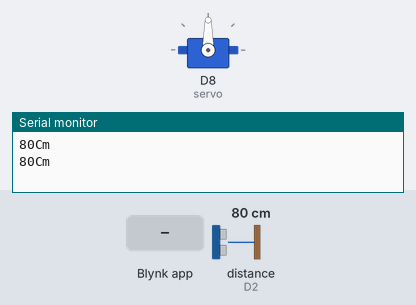
A sketch run on a simulated ESP8266 (NodeMCU). On the bench: servo, the last lines printed to the serial monitor. Wiring (inferred from the names in the program): ultrasonic range finder: trigger D1; echo D2. The inputs (shaded band) are chosen by the test bench; at power-on: distance to the obstacle (sensor on D2) 80 cm. The echo pulse lasts 58.3 µs per cm; WiFi joins after 1.5 s; servers stay silent unless stated.

Above: at 3.0 s.
3.1 s: Blynk app writes 1 to V2
At 5.0 s:
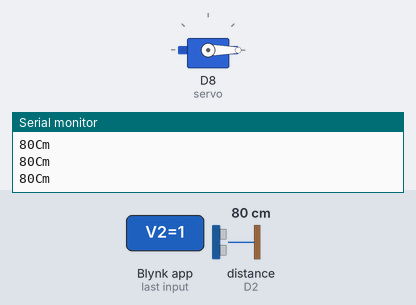
Timing chart, 0 to 6.5 s (numbered marks = the images above; inputs shaded):
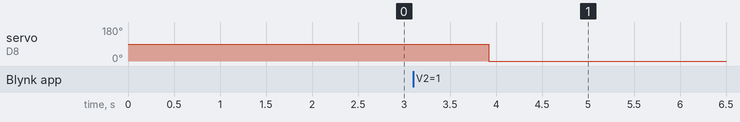

The sketch:

Pakan-Ikan-Otomatis.ino
```cpp
#define BLYNK_PRINT Serial
#include <ESP8266WiFi.h>
#include <BlynkSimpleEsp8266.h>
#include <Servo.h>
#define TRIGGERPIN D1
#define ECHOPIN    D2

Servo servo;

char auth[] = "KQ4FwCAVW8G_NerZd_R46mcAJWhMGoaQ";
char ssid[] = "TAMUNUSAIBAH";
char pass[] = "sayatamu";

WidgetLCD lcd(V1);
BLYNK_WRITE(V2){
  servo.write(90);
  delay(100);
  servo.write(0);
}

void setup(){
  Serial.begin(9600);
  pinMode(TRIGGERPIN, OUTPUT);
  pinMode(ECHOPIN, INPUT);
  Blynk.begin(auth, ssid, pass, "blynk-cloud.com", 8080);
  servo.attach(D8);
  lcd.clear();
  lcd.print(2, 0, "Makanan Ikan");
}

void loop(){
  lcd.clear();
  lcd.print(2, 0, "Makanan Ikan");
  long duration, distance;
  digitalWrite(TRIGGERPIN, LOW);
  delayMicroseconds(3);
  digitalWrite(TRIGGERPIN, HIGH);
  delayMicroseconds(12);
  digitalWrite(TRIGGERPIN, LOW);
  duration = pulseIn(ECHOPIN, HIGH);
  distance = (duration/2) / 29.1;

  if(distance <= 3){
    lcd.print(2, 1, "Masih Banyak!");
    if(distance <= 2){
      Blynk.virtualWrite(V3, 80);
    } else if(distance == 3){
      Blynk.virtualWrite(V3, 70);
    }
  } else if(distance > 3 && distance <= 5){
    lcd.print(0, 1, "Tinggal Setengah!");
    if(distance == 4){
      Blynk.virtualWrite(V3, 60);
    } else if(distance == 5){
      Blynk.virtualWrite(V3, 50);
    } else if(distance == 6){
      Blynk.virtualWrite(V3, 40);
    }
  } else if(distance > 5 && distance < 8){
    lcd.print(0, 1, "Tinggal Sedikit!");
    if(distance == 6){
      Blynk.virtualWrite(V3, 30);
    } else if(distance == 7){
      Blynk.virtualWrite(V3, 10);
    }
  } else if(distance >= 8){
    lcd.print(4, 1, "Habis!!!");
    Blynk.virtualWrite(V3, 5);
  }

  Serial.print(distance);
  Serial.println("Cm");

  Blynk.run();

  delay(1000);
}
```

Measured:
- after the input at 3.1 s, servo on D8 (servo): 90° → 0° after 0.82 s
